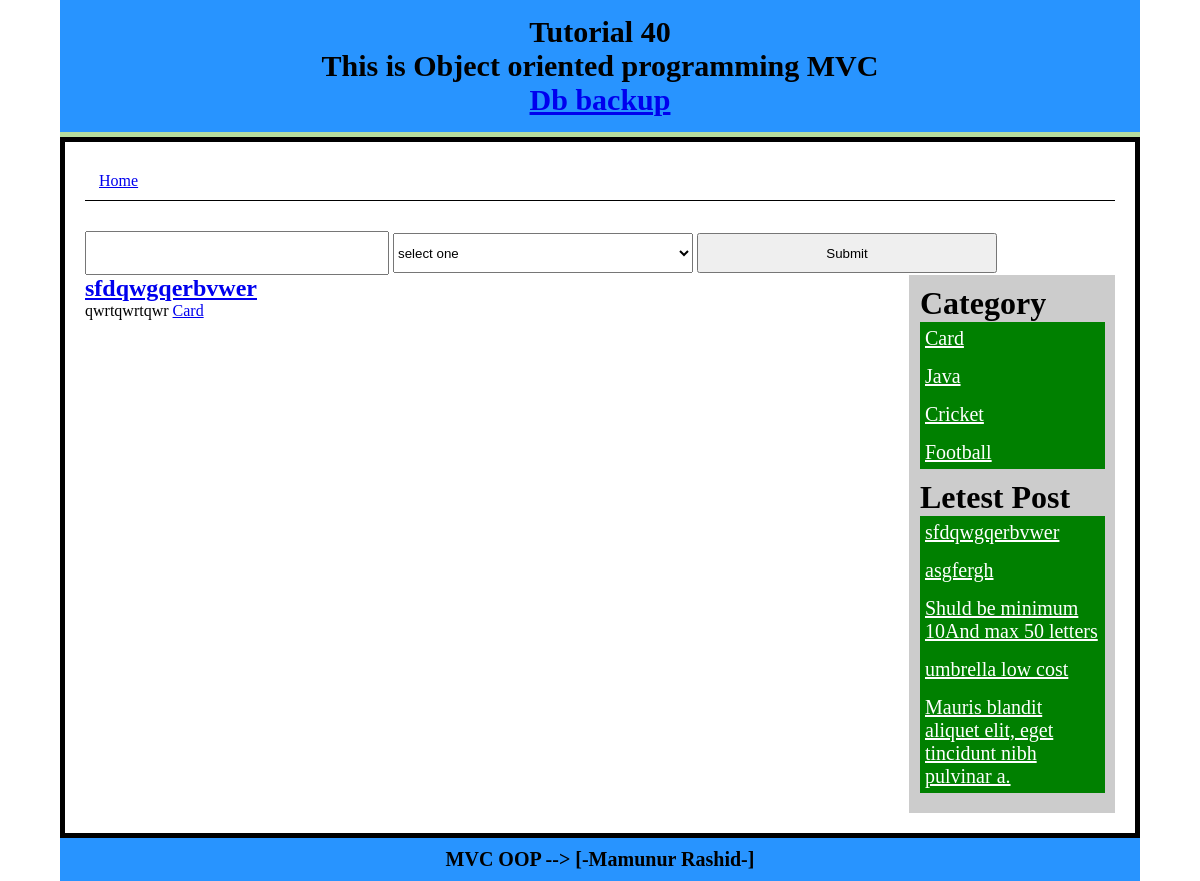
The app's page /Index/postDetails/21 with its own data.
### tables this page shows
CREATE TABLE `post` (
  `id` int(11) NOT NULL AUTO_INCREMENT,
  `title` varchar(300) NOT NULL,
  `content` text NOT NULL,
  `cat` int(11) NOT NULL,
  PRIMARY KEY (`id`)
);

CREATE TABLE `category` (
  `id` int(11) NOT NULL AUTO_INCREMENT,
  `catname` varchar(50) NOT NULL,
  `title` varchar(50) NOT NULL,
  PRIMARY KEY (`id`)
);

### system/libs/Load.php (called while the page is built, shortened)
<?php
class Load
{
	public function view($filename,$data = false){
		include 'app/view/'.$filename.'.php' ;
	}
	public function model($modelname){
		return new $modelname();
	}
}
?>

### app/controlers/Index.php (called while the page is built, shortened)
<?php
class Index extends Dcontrolar
{
	public function postDetails($id){
		$tablepost= 'post';
		$tableCat = 'category';
		$postModel = $this->load->model("PostModel");
		$data['postDataByID']=$postModel->getPostByID($tablepost,$tableCat,$id);
		$catModel = $this->load->model("CatModel");
		$data['catlist']=$catModel->catlist($tableCat);
		$limit = 5;
		$data['letestPost']=$postModel->getLetestPost($tablepost,$limit);
		$this->load->view("header");
		$this->load->view("search",$data);
		$this->load->view("single-post",$data);
		$this->load->view("sidebar",$data);
		$this->load->view("footer");
	}
}
?>

### index.php (called while the page is built, shortened)
<?php
$main = new Main();
?>

### system/libs/Database.php (called while the page is built, shortened)
<?php
class Database extends PDO
{
	public function select($sql,$data=array(),$fetchstyle = PDO::FETCH_ASSOC){
		$stmt 	= $this->prepare($sql);
		$stmt->execute();
		return $stmt->fetchALL($fetchstyle);
	}
}?>

### app/models/PostModel.php (called while the page is built, shortened)
<?php
class PostModel extends Dmodel
{
	public function getPostByID($tablepost,$tableCat,$id){
		$sql ="SELECT $tablepost.*,$tableCat.catname FROM
			$tablepost INNER JOIN $tableCat
			ON  $tablepost.cat = $tableCat.id
		 	WHERE $tablepost.id = $id ";
			return $this->db->select($sql);
	}
	public function getLetestPost($table,$limit=4){
		$sql ="SELECT * FROM $table ORDER BY id DESC LIMIT $limit";
		return $this->db->select($sql);
	}
}

### system/libs/Dcontrolar.php (called while the page is built, shortened)
<?php
class Dcontrolar
{
	function __construct()
	{
		$this->load = new Load();
	}
}
?>

### system/libs/Dmodel.php (called while the page is built, shortened)
<?php
class Dmodel
{
	public function __construct()
	{
		$dsn = 'mysql:dbname=mvc;host=localhost';
		$user ="root";
		$pass ='';
		$this->db = new Database($dsn,$user,$pass);
	}
}
?>

### app/models/CatModel.php (called while the page is built, shortened)
<?php
class CatModel extends Dmodel
{
	public function catlist($table){
		$sql ="SELECT * FROM $table ORDER BY id DESC ";
		return $this->db->select($sql);
	}
}
?>

### app/view/search.php (the view, shortened to what this page needs)
<div class="search-form fix">
<form method="get" action="<?php echo BASE_URL ;?>/Index/search">
	<input type="text" name="kyeword">
	 <select name="catid">
		<option value="">select one</option>
	 </select>
	 <input type="submit" name="" />
</form>
</div>

### app/view/single-post.php
<div class="left-content fix">
	<?php foreach ($postDataByID as $key => $value) { ?>
		<article class="post">
			<h1 class="title"><a href="<?php echo BASE_URL ;?>/Index/postDetails/<?php echo $value['id']?>"><?php echo $value['title']?> </a></h1>
			<?php echo $content = $value['content'];?>
			<a href="<?php echo BASE_URL ;?>/Index/postByCat/<?php echo $value['cat']?>"><?php echo $value['catname']?> </a>
		</article>
	<?php  } ?>
</div>

### app/view/sidebar.php
<div class="sidebar fix ">
	<h1>Category</h1>
	<ul>
		<?php if (isset($catlist)) {
		foreach ($catlist as $key => $value) { ?>
		<li><a href="<?php echo BASE_URL ;?>/Index/postByCat/<?php echo $value['id']?>"><?php echo $value['catname']?> </a></li>
		<?php } } ?>
	</ul>
	<h1>Letest Post</h1>
	<ul>
		<?php if (isset($letestPost)) {
		foreach ($letestPost as $key => $value) { ?>
			<li><a href="<?php echo BASE_URL ;?>/Index/postDetails/<?php echo $value['id']?>"><?php echo $value['title']?> </a></li>
		<?php } } ?>
	</ul>
</div>

### app/view/header.php (style rules this page uses)
* { margin: 0; padding: 0; }
.fix { overflow: hidden; }
.left-content { width: 80%; float: left; }
.sidebar { float: right; width: 20%; background: #ccc; box-sizing: border-box; border-left: 1px solid #ccc ; }
.post { width: 100%;margin-bottom: 20px; }
.sidebar { background: #ccc; padding: 10px; }
.sidebar ul li { margin-bottom: 5px; }
.sidebar ul li a { color: #fff ; font-size: 20px; padding: 5px; display: block; }
.sidebar ul { margin-bottom: 10px; background: green ; }
.search-form input, .search-form select { height: 40px; max-width: 300px; width: 100%; line-height: 30px; }

### records on screen
post: title "sfdqwgqerbvwer", content "qwrtqwrtqwr", category.catname "Card"
category: catname "Card"
category: catname "Java"
category: catname "Cricket"
category: catname "Football"
post: title "asgfergh"
post: title "Shuld be minimum 10And max 50 letters"
post: title "umbrella low cost"
post: title "Mauris blandit aliquet elit, eget tincidunt nibh pulvinar a."
